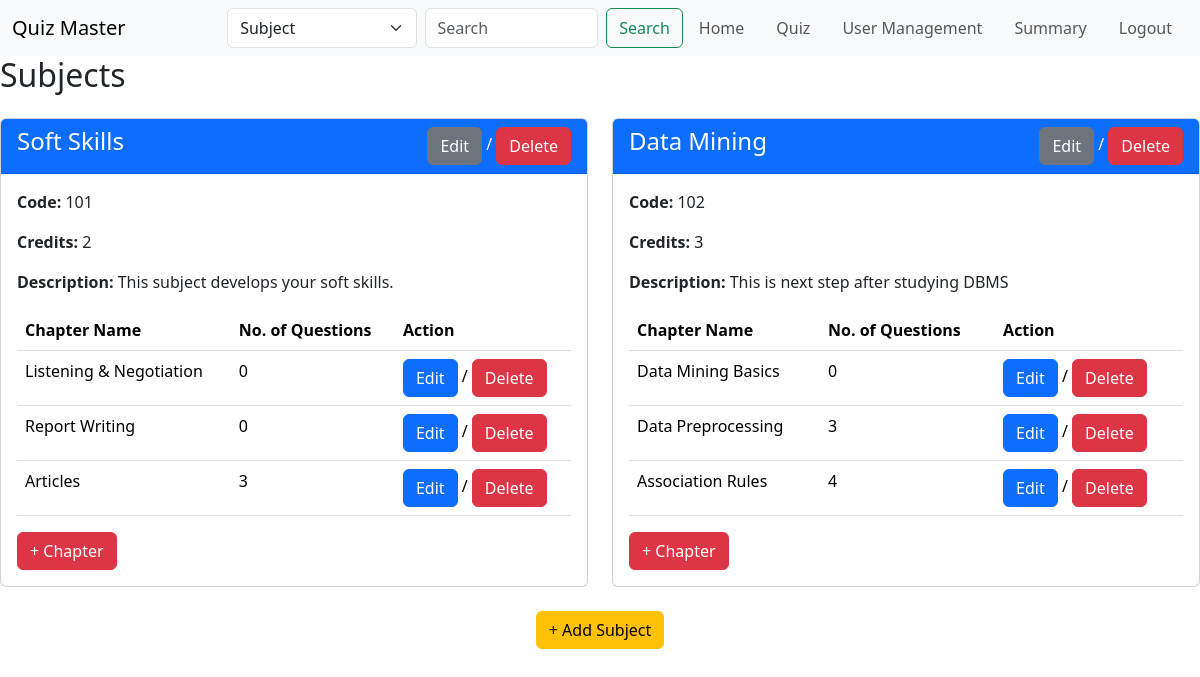
/admin_home (signed in), run on an earlier commit of the app's database.
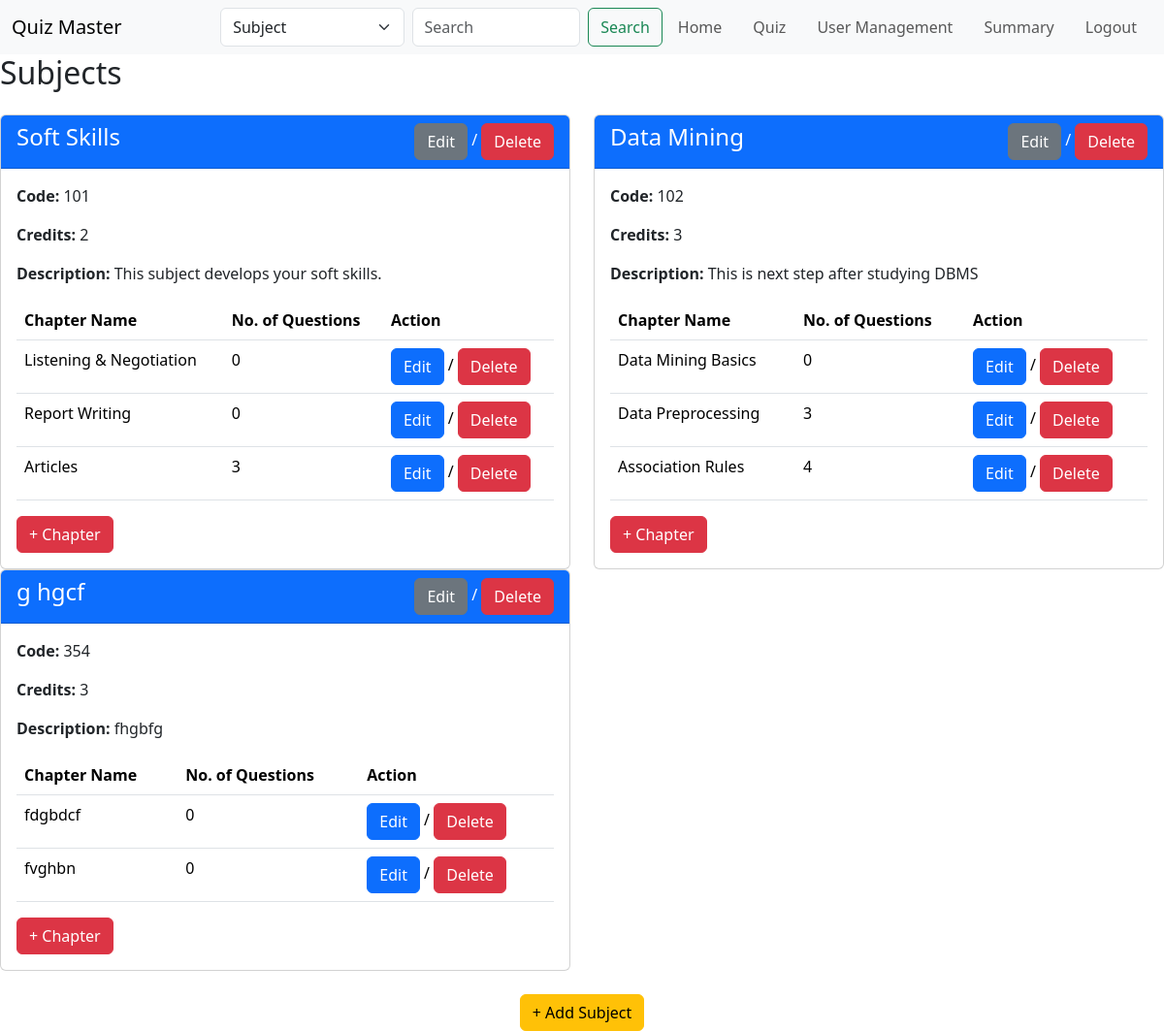
And on a later commit of the database.
### models.py (models this page shows)
class Subject(db.Model):
    __tablename__ = 'subject'
    id = db.Column(db.Integer, primary_key=True, autoincrement=True)
    subject_name = db.Column(db.String(32), unique=True, nullable=False)
    subject_code = db.Column(db.String(32), unique=True, nullable=False)
    subject_description = db.Column(db.String(512), nullable=True)
    subject_credit = db.Column(db.String(80), nullable=False)

class Chapter(db.Model):
    __tablename__ = 'chapter'
    id = db.Column(db.Integer, primary_key=True, autoincrement=True)
    chapter_name = db.Column(db.String(32), unique=True, nullable=False)
    chapter_description = db.Column(db.String(512), nullable=True)
    subject_id = db.Column(db.Integer, db.ForeignKey('subject.id'))
    subject = db.relationship('Subject', backref=db.backref('chapters', lazy=True))

### routes.py (the view)
@app.route('/admin_home')
@auth_required
@admin_required
def admin_home():
    subjects = Subject.query.all()
    return render_template('admin_home.html', user=User.query.get(session['user_id']), subjects=subjects)

### routes.py (called while the page is built)
def auth_required(func):
    @wraps(func)
    def inner(*args, **kwargs):
        if 'user_id' not in session:
            flash('Please login to continue')
            return redirect(url_for('login'))
        return func(*args, **kwargs)
    return inner

def admin_required(f):
    @wraps(f)
    def decorated_function(*args, **kwargs):
        if session.get('is_admin') == False:
            flash("Access Denied: Admins Only", "danger")
            return redirect(url_for('index'))  # Redirect to home if not admin
        return f(*args, **kwargs)
    return decorated_function

### templates/admin_home.html
{% extends "layout.html" %}
{% block content %}
    <h2>Subjects</h2>
    {% if subjects %}
        <div class="row mt-4">
            {% for subject in subjects %}
                <div class="col-md-6">
                    <div class="card">
                        <div class="card-header text-white bg-primary d-flex justify-content-between">
                            <span> <h4>{{ subject.subject_name }}</h4></span>
                            <span>
                                <a href="{{ url_for('edit_subject', subject_id=subject.id) }}" class="btn btn-secondary">Edit</a> /
                                <a href="{{ url_for('delete_subject', subject_id=subject.id) }}" class="btn btn-danger"
                                    onclick="return confirm('Are you sure you want to delete this subject?');">
                                    Delete
                                </a>
                            </span>
                        </div>
                        <div class="card-body">
                            <p><strong>Code:</strong> {{ subject.subject_code }}</p>
                            <p><strong>Credits:</strong> {{ subject.subject_credit }}</p>
                            <p><strong>Description:</strong> {{ subject.subject_description }}</p>
                            <table class="table">
                                <thead>
                                    <tr>
                                        <th>Chapter Name</th>
                                        <th>No. of Questions</th>
                                        <th>Action</th>
                                    </tr>
                                </thead>
                                <tbody>
                                    {% for chapter in subject.chapters %}
                                    <tr>
                                        <td>{{ chapter.chapter_name }}</td>
                                        <td>
                                            {% if chapter.quiz %}
                                                {{ chapter.quiz[0].questions | length }}
                                            {% else %}
                                                0
                                            {% endif %}
                                        </td>
                                        <td><a href="{{ url_for('edit_chapter', chapter_id=chapter.id) }}" class="btn btn-primary">Edit</a> /
                                            <a href="{{ url_for('delete_chapter', chapter_id=chapter.id) }}" class="btn btn-danger"
                                                onclick="return confirm('Are you sure you want to delete this chapter?');">
                                                Delete
                                            </a>
                                        </td>
                                    </tr>
                                    {% endfor %}
                                </tbody>
                            </table>
                            <a href="{{ url_for('new_chapter', subject_id=subject.id) }}" class="btn btn-danger">+ Chapter</a>
                        </div>
                    </div>
                </div>
            {% endfor %}
                    <div class="mt-4 text-center">
                        <a class="btn btn-warning" href="{{ url_for('new_subject') }}">+ Add Subject</a>
                    </div>
        </div>
    {% else %}
        <p>No subjects found.</p>
    {% endif %}
{% endblock %}

What changed in the data, as far as the page shows it:
added Subject: subject_name "g hgcf", subject_code "354", subject_credit "3", subject_description "fhgbfg"
added Chapter: chapter_name "fdgbdcf", shows "0", shown under "g hgcf"
added Chapter: chapter_name "fvghbn", shows "0", shown under "g hgcf"
